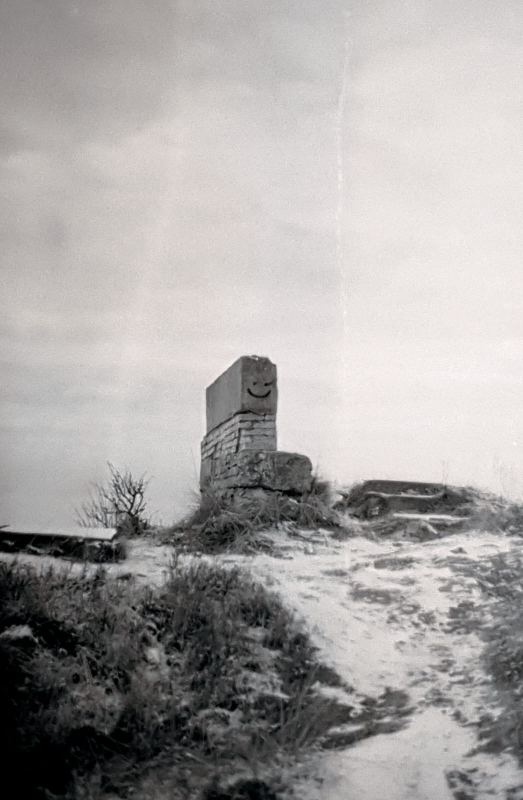
#> input picture kiegelis.jpeg, 1046 x 1600 px, found by its file name (shown at 1/2 size)
$ python pixel_sort.py
#> lines starting #> are read from the running program, lines starting #| are printed output that depends on the picture
from PIL import Image
import random

def cut_invert_and_flip(image_path, num_cuts=5000):
#> called with image_path = 'kiegelis.jpeg', num_cuts = 5000
    with Image.open(image_path) as img:
        # Convert the image to RGB mode
#> img is the input picture: PIL image 1046x1600 RGB; mean R, G, B 167.9, 165, 163.6
        img = img.convert("RGB")

        # Get the size of the image
        width, height = img.size
#> width = 1046; height = 1600

        # Specify the minimum and maximum width and height of the cut
        min_cut_width = 20  # Adjust the minimum width for longer pieces vertically
        max_cut_width = 20  # Adjust the maximum width for longer pieces vertically
        min_cut_height = 20
        max_cut_height = 100

        # Iterate through each cut
        for _ in range(num_cuts):
            # Randomly select the width and height of the cut
            cut_width = random.randint(min_cut_width, max_cut_width)
            cut_height = random.randint(min_cut_height, max_cut_height)

            # Randomly select the top-left corner of the cut
            left = random.randint(0, width - cut_width)
            top = random.randint(0, height - cut_height)

            # Calculate the bottom-right corner of the cut
            right = left + cut_width
            bottom = top + cut_height

            # Crop the region from the original image
            region = img.crop((left, top, right, bottom))

            # Flip the region vertically
            flipped_region = region.transpose(Image.FLIP_TOP_BOTTOM)

            # Invert the colors of the flipped region
            inverted_region = Image.eval(flipped_region, lambda x: 255 - x)

            # Paste the inverted region back onto the original image
            img.paste(inverted_region, (left, top))
#> this loop made 5000 passes
#> pass 1, in cut_invert_and_flip, `region = img.crop((left, top, right, bottom))`:
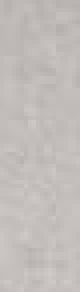
#> region: PIL image 20x73 RGB (shown 4 times larger); mean R, G, B 193.9, 188.9, 185.9
#> pass 1, in cut_invert_and_flip, `inverted_region = Image.eval(flipped_region, lambda x: 255 - x)`:
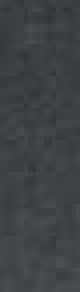
#> inverted_region: PIL image 20x73 RGB (shown 4 times larger); mean R, G, B 61.1, 66.1, 69.1
#> pass 2, in cut_invert_and_flip, `region = img.crop((left, top, right, bottom))`:
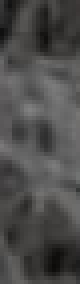
#> region: PIL image 20x71 RGB (shown 4 times larger); mean R, G, B 76.7, 76.1, 75.2
#> after the loop:
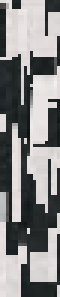
#> flipped_region: PIL image 20x99 RGB (shown 3 times larger); mean R, G, B 133, 132.7, 132.8
#> after the loop:
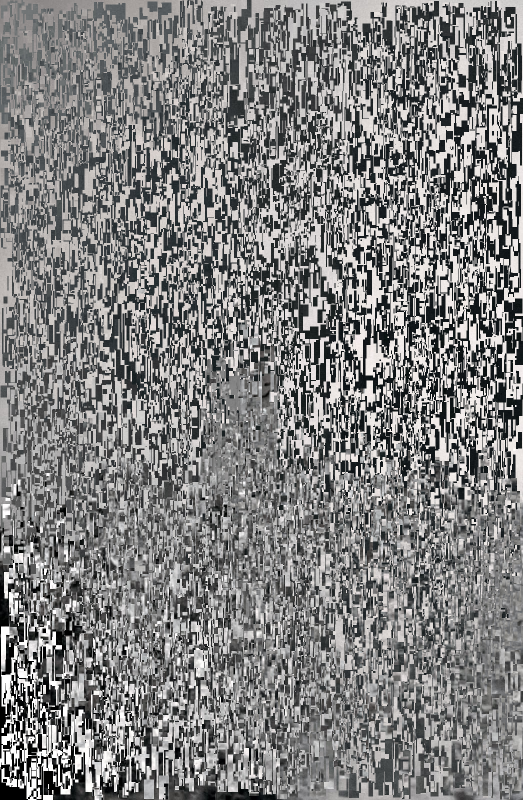
#> img: PIL image 1046x1600 RGB (shown at 1/2 size); mean R, G, B 127.8, 127.7, 127.7
#> after the loop:
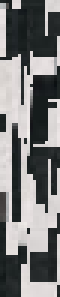
#> inverted_region: PIL image 20x99 RGB (shown 3 times larger); mean R, G, B 122, 122.3, 122.2

        # Save the modified image
        output_path = "cut_inverted_and_flipped_image.jpg"
        img.save(output_path)

    print("Cut, inverted, and flipped image saved as", output_path)

if __name__ == "__main__":
    image_path = "kiegelis.jpeg"
    cut_invert_and_flip(image_path)

$ run again, with bolangerie.png saved as kiegelis.jpeg
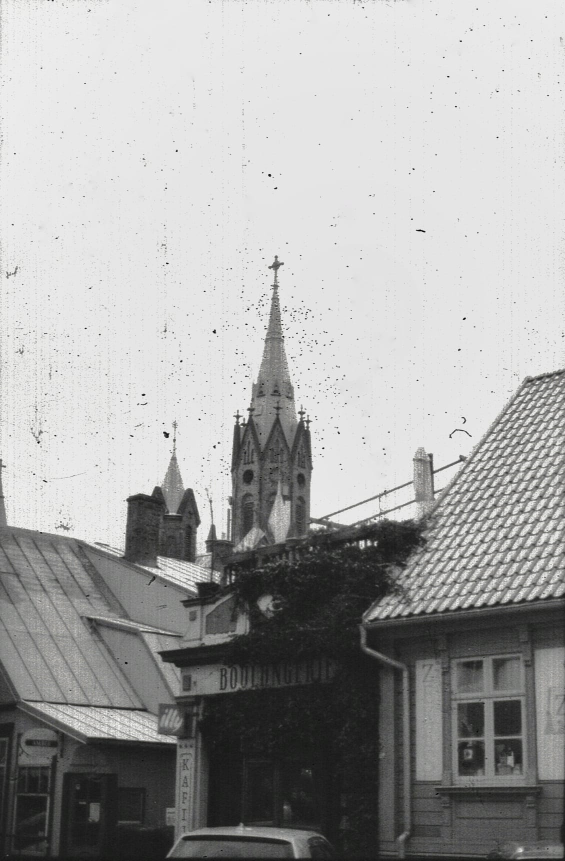
#> input picture bolangerie.png, 1130 x 1721 px, found by its file name (shown at 1/2 size)
#> in cut_invert_and_flip, img is the input picture: PIL image 1130x1721 RGB; mean R, G, B 165.7, 165.8, 165.1
#> after the loop in cut_invert_and_flip, `for _ in range(num_cuts):`:
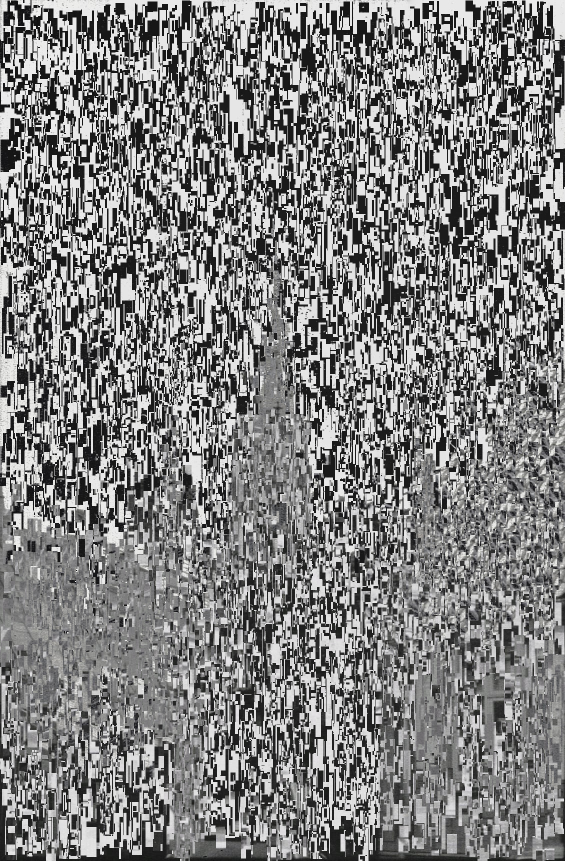
#> img: PIL image 1130x1721 RGB (shown at 1/2 size); mean R, G, B 128.3, 128.3, 128.3
#> after the loop in cut_invert_and_flip, `for _ in range(num_cuts):`:
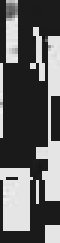
#> inverted_region: PIL image 20x81 RGB (shown 3 times larger); min 16, max 240, mean 97.1

$ run again, with cut_and_inverted_image.jpg copied over kiegelis.jpeg
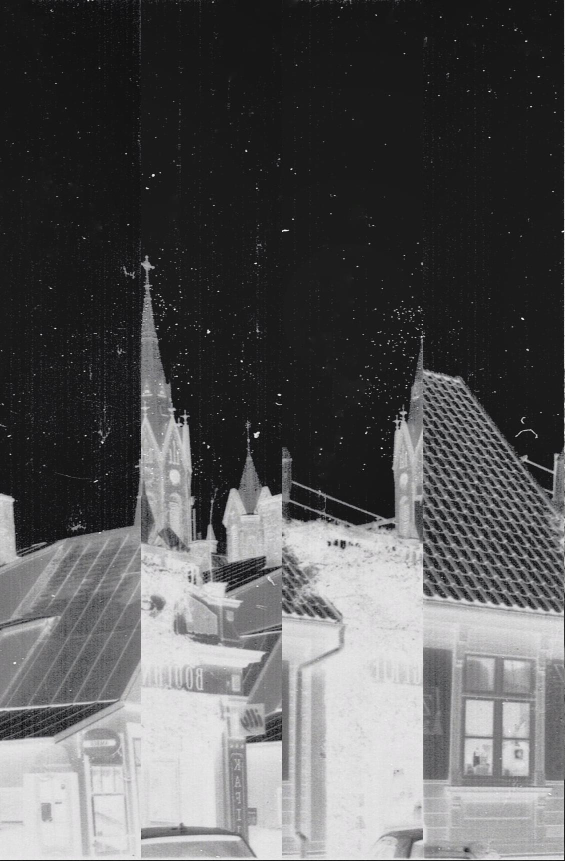
#> input picture cut_and_inverted_image.jpg, 1130 x 1721 px, found by its file name (shown at 1/2 size)
#> in cut_invert_and_flip, img is the input picture: PIL image 1130x1721 RGB; mean R, G, B 89.3, 89.2, 89.8
#> after the loop in cut_invert_and_flip, `for _ in range(num_cuts):`:
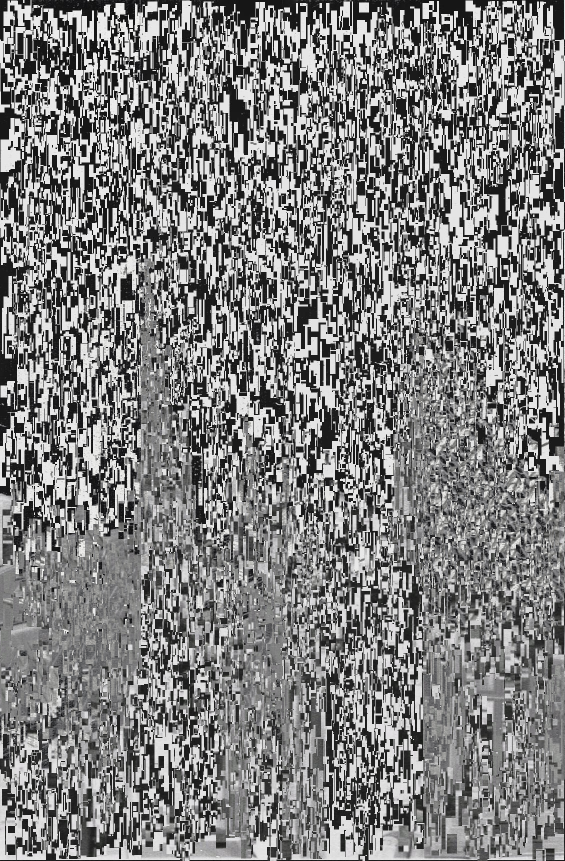
#> img: PIL image 1130x1721 RGB (shown at 1/2 size); mean R, G, B 126.4, 126.3, 126.4
#> after the loop in cut_invert_and_flip, `for _ in range(num_cuts):`:
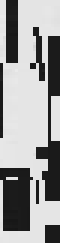
#> inverted_region: PIL image 20x81 RGB (shown 3 times larger); min 22, max 234, mean 156.1
